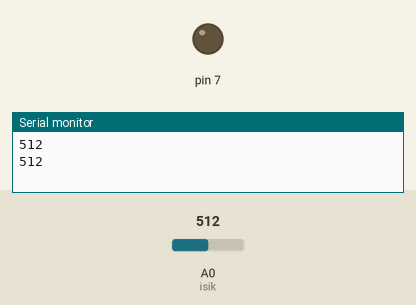
Simulated run of this sketch. Board: Arduino Uno, built with avr-gcc and run on an emulated ATmega328P. Shown: output pins drawn as LEDs (lit = HIGH), the last lines printed to the serial monitor. Inputs (shaded band) come from the test bench; at power-on: A0 (isik) = 512.

Above: at 1.2 s.
1.3 s: A0 (isik) set to 110
3.2 s: A0 (isik) set to 94
At 4.4 s:
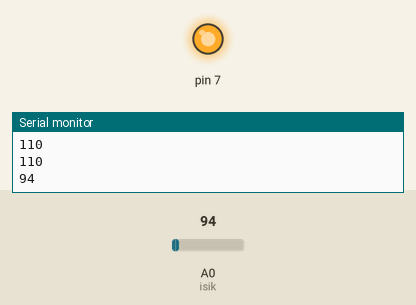
5.5 s: A0 (isik) set to 122
At 7.2 s:
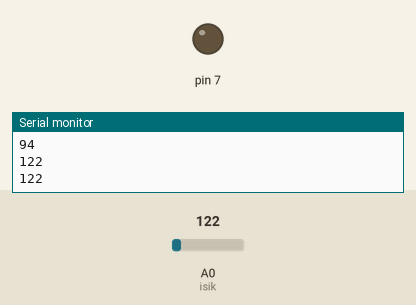
7.5 s: A0 (isik) set to 90
At 8.7 s:
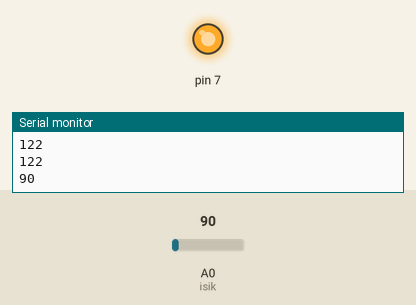
Timing chart, 0 to 10.5 s (numbered marks = the images above; inputs shaded):
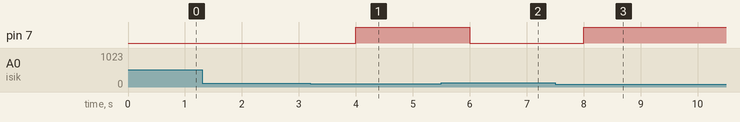

The sketch:

Proje_4.ino
```cpp
int isik = A0;
void setup() {
pinMode (A0,INPUT);
pinMode (7,OUTPUT);
Serial.begin(9600);

}

void loop() {
analogRead(isik);
Serial.println(analogRead(isik));
if(analogRead(isik) <100){
  digitalWrite(7,HIGH);
  delay(1000);
}
else
digitalWrite (7,LOW);
delay(1000);

}
```

Measured:
- the behaviour switches between 100 and 99 on A0 (isik) (found by bisection; images 0 and 1)
- after the input at 3.2 s, pin 7: LOW → HIGH after 0.80 s
- after the input at 5.5 s, pin 7: HIGH → LOW after 0.50 s
- after the input at 7.5 s, pin 7: LOW → HIGH after 0.50 s
